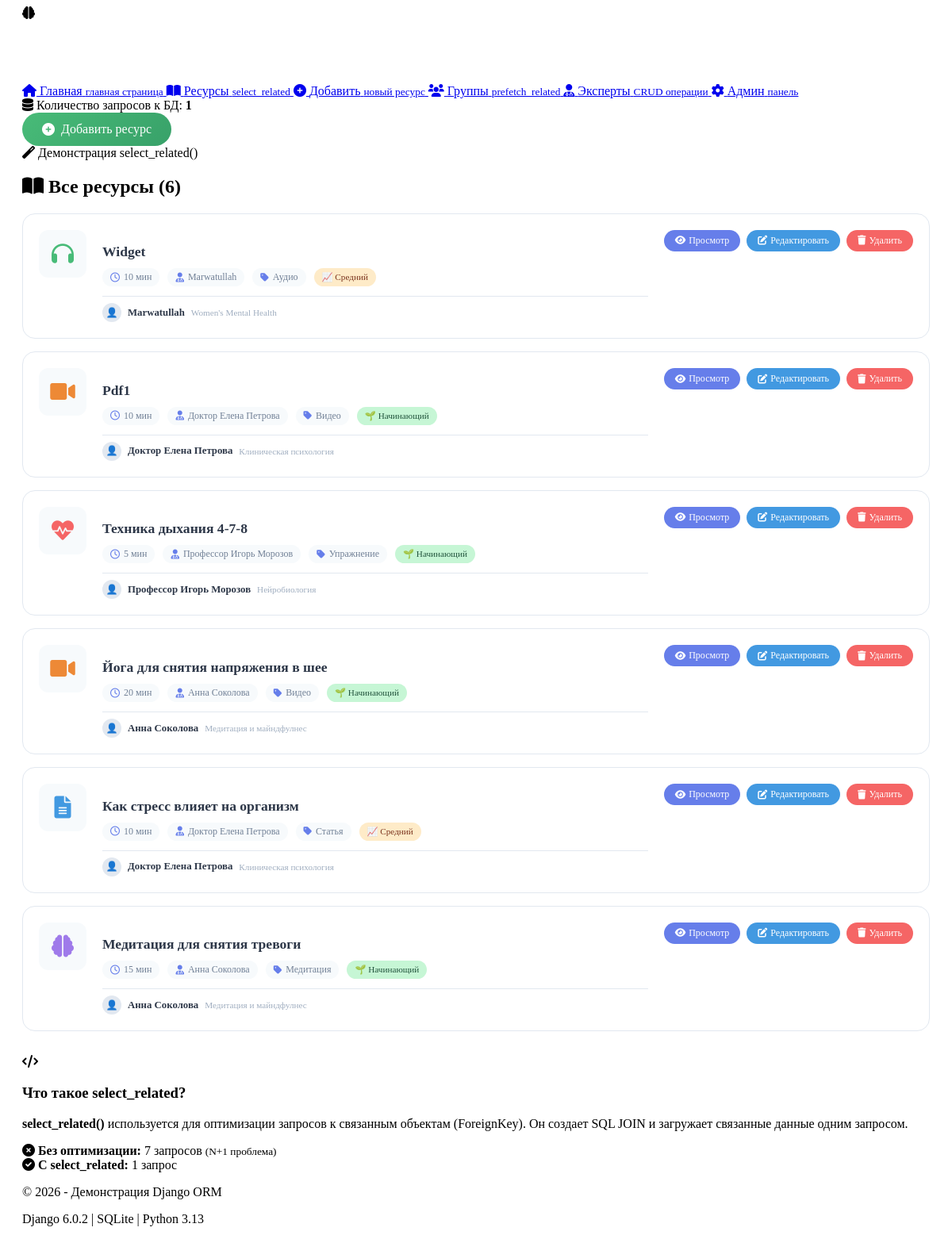
The page /demo/resources/ on the database its author committed.
### stress_app/models.py (models this page shows, shortened)
class Resource(models.Model):
    RESOURCE_TYPES = [
        ('article', 'Статья'),
        ('meditation', 'Медитация'),
        ('video', 'Видео'),
        ('audio', 'Аудио'),
        ('exercise', 'Упражнение'),
    ]
    DIFFICULTY_LEVELS = [
        ('beginner', 'Начинающий'),
        ('intermediate', 'Средний'),
        ('advanced', 'Продвинутый'),
    ]
    title = models.CharField(max_length=200, verbose_name='Название')
    content = models.TextField(verbose_name='Содержание')
    resource_type = models.CharField(max_length=20, choices=RESOURCE_TYPES, verbose_name='Тип ресурса')
    category = models.ForeignKey(
        Category,
        on_delete=models.SET_NULL,
        null=True,
        related_name='resources',
        verbose_name='Категория'
    )
    expert = models.ForeignKey(
        Expert,
        on_delete=models.SET_NULL,
        null=True,
        blank=True,
        related_name='resources',
        verbose_name='Эксперт'
    )
    duration = models.PositiveIntegerField(help_text='Длительность в минутах', verbose_name='Длительность')
    difficulty_level = models.CharField(max_length=20, choices=DIFFICULTY_LEVELS, verbose_name='Уровень сложности')
    upload_date = models.DateTimeField(auto_now_add=True, verbose_name='Дата загрузки')
    is_published = models.BooleanField(default=True, verbose_name='Опубликовано')
    views_count = models.PositiveIntegerField(default=0, verbose_name='Количество просмотров')
    cover_image = models.ImageField(
        upload_to='resource_covers/',
        blank=True,
        null=True,
        verbose_name='Обложка',
        help_text='Изображение для обложки ресурса'
    )
    file = models.FileField(
        upload_to=resource_file_path,
        blank=True,
        null=True,
        verbose_name='Файл',
        help_text='Загрузите файл ресурса (PDF, MP3, MP4 и т.д.)',
        validators=[FileExtensionValidator(allowed_extensions=['pdf', 'mp3', 'mp4', 'txt', 'doc', 'docx'])]
    )
    source_url = models.URLField(
        blank=True,
        null=True,
        verbose_name='URL источника',
        help_text='Ссылка на оригинальный источник материала'
    )
    video_url = models.URLField(
        blank=True,
        null=True,
        verbose_name='Ссылка на видео',
        help_text='Ссылка на YouTube или Vimeo видео'
    )
    class Meta:
        verbose_name = 'Ресурс'
        verbose_name_plural = 'Ресурсы'
        ordering = ['-upload_date']

class Expert(models.Model):
    name = models.CharField(max_length=200, verbose_name='Имя')
    bio = models.TextField(verbose_name='Биография')
    specialty = models.CharField(max_length=200, verbose_name='Специализация')
    qualification = models.CharField(max_length=200, verbose_name='Квалификация')
    photo = models.ImageField(
        upload_to=expert_photo_path,
        blank=True,
        null=True,
        verbose_name='Фото',
        help_text='Загрузите фотографию эксперта'
    )
    website = models.URLField(
        blank=True,
        null=True,
        verbose_name='Веб-сайт',
        help_text='Ссылка на профессиональный сайт эксперта'
    )
    join_date = models.DateField(default=timezone.now, verbose_name='Дата присоединения')
    email = models.EmailField(verbose_name='Email')
    is_active = models.BooleanField(default=True, verbose_name='Активен')
    website = models.URLField(blank=True, null=True, verbose_name='Вебсайт')
    class Meta:
        verbose_name = 'Эксперт'
        verbose_name_plural = 'Эксперты'
        ordering = ['name']

### stress_app/views.py (the view)
# urls.py: path('demo/resources/', views.resource_list, name='resource-list'),
def resource_list(request):
    from django.db import connection
    connection.queries_log.clear()
    resources = Resource.objects.select_related('expert').all()
    list(resources)
    num_queries = len(connection.queries)
    return render(request, 'stress_app/resource_list.html', {
        'resources': resources,
        'num_queries': num_queries,
    })

### stress_app/templates/stress_app/resource_list.html (shortened to what this page needs)
{% extends 'stress_app/base.html' %}
{% load static %}
{% block content %}
<div class="demo-header">
    <div class="query-info">
        <i class="fas fa-database"></i>
        <span>Количество запросов к БД: <strong>{{ num_queries }}</strong></span>
    </div>
    <div>
        <a href="{% url 'resource-add' %}" class="btn-add-resource" style="background: linear-gradient(135deg, #48bb78 0%, #38a169 100%); color: white; padding: 12px 25px; border-radius: 50px; text-decoration: none; display: inline-flex; align-items: center; gap: 8px;">
            <i class="fas fa-plus-circle"></i> Добавить ресурс
        </a>
    </div>
    <div class="demo-badge">
        <i class="fas fa-magic"></i>
        <span>Демонстрация select_related()</span>
    </div>
</div>
<h2 class="section-title">
    <i class="fas fa-book-open"></i>
    Все ресурсы ({{ resources|length }})
</h2>
<div class="resources-list-container">
    {% for resource in resources %}
    <div class="resource-item">
        <div class="resource-item-icon">
            {% if resource.resource_type == 'meditation' %}
                <i class="fas fa-brain" style="color: #9f7aea;"></i>
            {% elif resource.resource_type == 'article' %}
                <i class="fas fa-file-alt" style="color: #4299e1;"></i>
            {% elif resource.resource_type == 'video' %}
                <i class="fas fa-video" style="color: #ed8936;"></i>
            {% elif resource.resource_type == 'audio' %}
                <i class="fas fa-headphones" style="color: #48bb78;"></i>
            {% elif resource.resource_type == 'exercise' %}
                <i class="fas fa-heartbeat" style="color: #f56565;"></i>
            {% else %}
                <i class="fas fa-book-open" style="color: #667eea;"></i>
            {% endif %}
        </div>
        <div class="resource-item-content">
            <h3 class="resource-item-title">
                <a href="{% url 'resource-detail' resource.id %}">{{ resource.title }}</a>
            </h3>
            <div class="resource-item-meta">
                <span class="meta-tag">
                    <i class="far fa-clock"></i> {{ resource.duration }} мин
                </span>
                <span class="meta-tag">
                    <i class="fas fa-user-md"></i> {{ resource.expert.name|default:"Нет эксперта" }}
                </span>
                <span class="meta-tag">
                    <i class="fas fa-tag"></i> {{ resource.get_resource_type_display }}
                </span>
                {% if resource.difficulty_level %}
                <span class="difficulty-tag difficulty-{{ resource.difficulty_level }}">
                    {% if resource.difficulty_level == 'beginner' %}🌱 Начинающий
                    {% elif resource.difficulty_level == 'intermediate' %}📈 Средний
                    {% elif resource.difficulty_level == 'advanced' %}⭐ Продвинутый
                    {% endif %}
                </span>
                {% endif %}
            </div>
            {% if resource.expert %}
            <div class="resource-item-expert">
                <span class="expert-avatar-small">👤</span>
                <span class="expert-name-small">{{ resource.expert.name }}</span>
                <span class="expert-specialty-small">{{ resource.expert.specialty|default:"Специалист" }}</span>
            </div>
            {% endif %}
        </div>
        <div class="resource-item-actions">
            <a href="{% url 'resource-detail' resource.id %}" class="btn-view">
                <i class="fas fa-eye"></i> Просмотр
            </a>
            <a href="{% url 'edit-resource' resource.id %}" class="btn-edit">
                <i class="fas fa-edit"></i> Редактировать
            </a>
            <a href="{% url 'delete-resource' resource.id %}" class="btn-delete" onclick="return confirm('Удалить ресурс?')">
                <i class="fas fa-trash"></i> Удалить
            </a>
        </div>
    </div>
    {% empty %}
    <div class="empty-state">
        <i class="fas fa-folder-open"></i>
        <p>Ресурсы не найдены</p>
    </div>
    {% endfor %}
</div>
<div class="info-card">
    <div class="info-icon">
        <i class="fas fa-code"></i>
    </div>
    <div class="info-content">
        <h3>Что такое select_related?</h3>
        <p><strong>select_related()</strong> используется для оптимизации запросов к связанным объектам (ForeignKey). Он создает SQL JOIN и загружает связанные данные одним запросом.</p>
        <div class="comparison">
            <div class="comparison-item bad">
                <i class="fas fa-times-circle"></i>
                <strong>Без оптимизации:</strong>
                <span>{{ resources|length|add:"1" }} запросов</span>
                <small>(N+1 проблема)</small>
            </div>
            <div class="comparison-item good">
                <i class="fas fa-check-circle"></i>
                <strong>С select_related:</strong>
                <span>{{ num_queries }} запрос{{ num_queries|pluralize:",ов" }}</span>
            </div>
        </div>
    </div>
</div>
{% endblock %}

### stress_app/static/css/main.css (style rules this page uses)
.difficulty-beginner { background: #c6f6d5; color: #22543d; }
.difficulty-intermediate { background: #feebc8; color: #7b341e; }

### stress_app/templates/stress_app/resource_list.html (style rules this page uses)
.resources-list-container { display: flex; flex-direction: column; gap: 16px; margin-bottom: 30px; }
.resource-item { background: white; border-radius: 16px; padding: 20px; display: flex; gap: 20px; align-items: flex-start; border: 1px solid #e2e8f0; transition: all 0.3s ease; }
.resource-item-icon { flex-shrink: 0; width: 60px; height: 60px; background: #f7fafc; border-radius: 12px; display: flex; align-items: center; justify-content: center; font-size: 28px; }
.resource-item-content { flex: 1; min-width: 0; }
.resource-item-title { font-size: 1.1rem; font-weight: 600; margin-bottom: 10px; }
.resource-item-title a { color: #2d3748; text-decoration: none; }
.resource-item-meta { display: flex; flex-wrap: wrap; gap: 10px; margin-bottom: 12px; }
.meta-tag { display: inline-flex; align-items: center; gap: 5px; font-size: 0.75rem; color: #718096; background: #f7fafc; padding: 4px 10px; border-radius: 50px; }
.meta-tag i { color: #667eea; }
.difficulty-tag { display: inline-flex; align-items: center; gap: 4px; padding: 4px 10px; border-radius: 50px; font-size: 0.7rem; font-weight: 500; }
.difficulty-beginner { background: #c6f6d5; color: #22543d; }
.difficulty-intermediate { background: #feebc8; color: #7b341e; }
.resource-item-expert { display: flex; align-items: center; gap: 8px; font-size: 0.8rem; color: #718096; margin-top: 8px; padding-top: 8px; border-top: 1px solid #e2e8f0; }
.expert-avatar-small { width: 24px; height: 24px; background: #e2e8f0; border-radius: 50%; display: inline-flex; align-items: center; justify-content: center; font-size: 12px; }
.expert-name-small { font-weight: 600; color: #2d3748; }
.expert-specialty-small { font-size: 0.7rem; color: #a0aec0; }
.resource-item-actions { flex-shrink: 0; display: flex; gap: 8px; flex-wrap: wrap; }
.btn-view, .btn-edit, .btn-delete { padding: 6px 14px; border-radius: 50px; text-decoration: none; font-size: 0.75rem; font-weight: 500; display: inline-flex; align-items: center; gap: 4px; transition: all 0.2s; }
.btn-view { background: #667eea; color: white; }
.btn-edit { background: #4299e1; color: white; }
.btn-delete { background: #f56565; color: white; }

### rows shown on the page
Resource: title "Widget", duration "10", expert.name "Marwatullah", resource_type "Аудио", difficulty_level "📈 Средний", expert.specialty "Women's Mental Health"
Resource: title "Pdf1", duration "10", expert.name "Доктор Елена Петрова", resource_type "Видео", difficulty_level "🌱 Начинающий", expert.specialty "Клиническая психология"
Resource: title "Техника дыхания 4-7-8", duration "5", expert.name "Профессор Игорь Морозов", resource_type "Упражнение", difficulty_level "🌱 Начинающий", expert.specialty "Нейробиология"
Resource: title "Йога для снятия напряжения в шее", duration "20", expert.name "Анна Соколова", resource_type "Видео", difficulty_level "🌱 Начинающий", expert.specialty "Медитация и майндфулнес"
Resource: title "Как стресс влияет на организм", duration "10", expert.name "Доктор Елена Петрова", resource_type "Статья", difficulty_level "📈 Средний", expert.specialty "Клиническая психология"
Resource: title "Медитация для снятия тревоги", duration "15", expert.name "Анна Соколова", resource_type "Медитация", difficulty_level "🌱 Начинающий", expert.specialty "Медитация и майндфулнес"

### other values the page prints
{{ num_queries }} "1"
{{ resources|length }} "6"
{{ resources|length|add:"1" }} "7"
